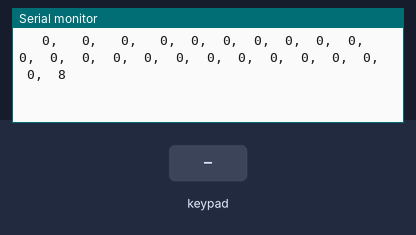
Bench run of a sketch on a simulated ESP32. On the bench: the last lines printed to the serial monitor. Inputs (shaded band) come from the test bench. Nothing arrives over Bluetooth unless stated.

Above: at 1.2 s.
1.3 s: key 'U' pressed
At 1.33 s:
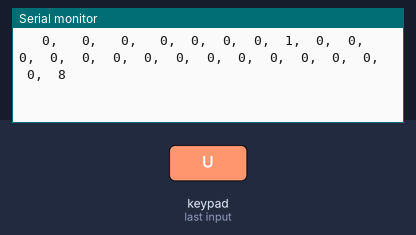
2.8 s: key 'D' pressed
At 2.83 s:
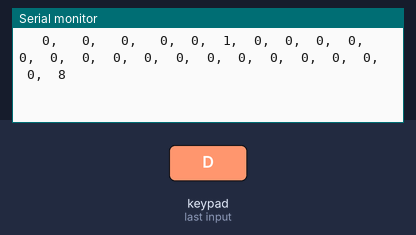

The sketch:

esp32_code.ino
```cpp
#include <PS4Controller.h>

#define RXD2 16
#define TXD2 17

unsigned long lastTimeStamp = 0;

void notify()
{
  char messageString[200];
  sprintf(messageString, "%4d,%4d,%4d,%4d,%3d,%3d,%3d,%3d,%3d,%3d,%3d,%3d,%3d,%3d,%3d,%3d,%3d,%3d,%3d,%3d,%3d,%3d,%3d,%3d",
          PS4.LStickX(),
          PS4.LStickY(),
          PS4.RStickX(),
          PS4.RStickY(),
          PS4.Left(),
          PS4.Down(),
          PS4.Right(),
          PS4.Up(),
          PS4.Square(),
          PS4.Cross(),
          PS4.Circle(),
          PS4.Triangle(),
          PS4.L1(),
          PS4.R1(),
          PS4.L2(),
          PS4.R2(),
          PS4.Share(),
          PS4.Options(),
          PS4.PSButton(),
          PS4.Touchpad(),
          PS4.Charging(),
          PS4.Audio(),
          PS4.Mic(),
          PS4.Battery());

  // Only needed to print the message properly on serial monitor. Else we dont need it.
  if (millis() - lastTimeStamp > 50)
  {
    Serial.println(messageString);
    lastTimeStamp = millis();
  }

  // struct: 0x(x-axis)(y-axis)
  // 1-3: left/down
  // 4: nothing
  // 5-7: right/up
  // 1/7 fastest mode

  int buttonData = PS4.Circle();
  int xData = PS4.LStickX();
  int yData = PS4.LStickY();

  int xOutput;
  int yOutput;

  if (xData <= -97)
  {
    xOutput = 1;
  }
  else if (xData >= -96 && xData <= -65)
  {
    xOutput = 2;
  }
  else if (xData >= -64 && xData <= -33)
  {
    xOutput = 3;
  }
  else if (xData >= -32 && xData <= 32)
  {
    xOutput = 4;
  }
  else if (xData >= 33 && xData <= 64)
  {
    xOutput = 5;
  }
  else if (xData >= 65 && xData <= 96)
  {
    xOutput = 6;
  }
  else if (xData >= 97)
  {
    xOutput = 7;
  }

  if (yData <= -97)
  {
    yOutput = 1;
  }
  else if (yData >= -96 && yData <= -65)
  {
    yOutput = 2;
  }
  else if (yData >= -64 && yData <= -33)
  {
    yOutput = 3;
  }
  else if (yData >= -32 && yData <= 32)
  {
    yOutput = 4;
  }
  else if (yData >= 33 && yData <= 64)
  {
    yOutput = 5;
  }
  else if (yData >= 65 && yData <= 96)
  {
    yOutput = 6;
  }
  else if (yData >= 97)
  {
    yOutput = 7;
  }

  int combinedOutput = (buttonData << 6) | (xOutput << 3) | yOutput;
  Serial2.write(combinedOutput);
}

void onConnect()
{
  Serial.println("Connected!.");
}

void onDisConnect()
{
  Serial.println("Disconnected!.");
}

void setup()
{
  Serial.begin(115200);
  PS4.attach(notify);
  PS4.attachOnConnect(onConnect);
  PS4.attachOnDisconnect(onDisConnect);
  PS4.begin();
  Serial.println("Ready.");

  Serial2.begin(9600, SERIAL_8N1, RXD2, TXD2);
}

void loop()
{
}
```

Measured:
- after the input at 1.3 s, the serial monitor: prints a new line at once (image 1)
- after the input at 2.8 s, the serial monitor: prints a new line at once (image 2)
